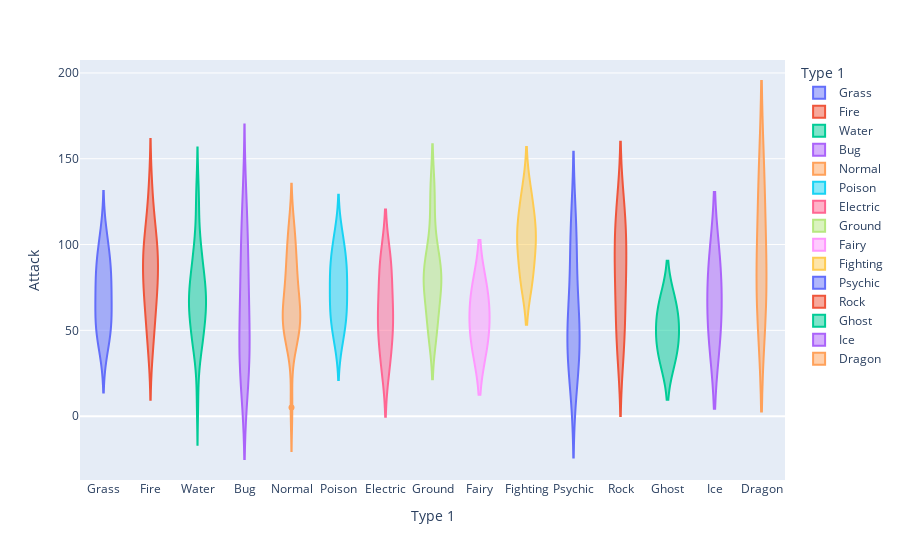

The notebook cell this image was saved under:
### Code cell
#compare distribution attack  and pokemon's primary type
fig =px.violin(df, x ='Type 1', y ='Attack',color ='Type 1')
fig.show()

### Figure 1 — Plotly figure (JSON) as saved in the notebook; plotly's stock layout.template omitted (floating-point values rounded to 4 significant figures)
{"data": [{"alignmentgroup": "True", "box": {"visible": false}, "hovertemplate": "Type 1=%{x}<br>Attack=%{y}<extra></extra>", "legendgroup": "Grass", "marker": {"color": "#636efa"}, "name": "Grass", "offsetgroup": "Grass", "orientation": "v", "scalegroup": "True", "showlegend": true, "type": "violin", "x": ["Grass", "Grass", "Grass", "Grass", "Grass", "Grass", "Grass", "Grass", "Grass", "Grass", "Grass", "Grass"], "x0": " ", "xaxis": "x", "y": [49, 62, 82, 50, 65, 80, 75, 90, 105, 40, 95, 55], "y0": " ", "yaxis": "y"}, {"alignmentgroup": "True", "box": {"visible": false}, "hovertemplate": "Type 1=%{x}<br>Attack=%{y}<extra></extra>", "legendgroup": "Fire", "marker": {"color": "#EF553B"}, "name": "Fire", "offsetgroup": "Fire", "orientation": "v", "scalegroup": "True", "showlegend": true, "type": "violin", "x": ["Fire", "Fire", "Fire", "Fire", "Fire", "Fire", "Fire", "Fire", "Fire", "Fire", "Fire", "Fire"], "x0": " ", "xaxis": "x", "y": [52, 64, 84, 41, 76, 70, 110, 85, 100, 95, 130, 100], "y0": " ", "yaxis": "y"}, {"alignmentgroup": "True", "box": {"visible": false}, "hovertemplate": "Type 1=%{x}<br>Attack=%{y}<extra></extra>", "legendgroup": "Water", "marker": {"color": "#00cc96"}, "name": "Water", "offsetgroup": "Water", "orientation": "v", "scalegroup": "True", "showlegend": true, "type": "violin", "x": ["Water", "Water", "Water", "Water", "Water", "Water", "Water", "Water", "Water", "Water", "Water", "Water", "Water", "Water", "Water", "Water", "Water", "Water", "Water", "Water", "Water", "Water", "Water", "Water", "Water", "Water", "Water", "Water"], "x0": " ", "xaxis": "x", "y": [48, 63, 83, 52, 82, 50, 65, 95, 40, 70, 65, 75, 45, 70, 65, 95, 105, 130, 40, 65, 67, 92, 45, 75, 10, 125, 85, 65], "y0": " ", "yaxis": "y"}, {"alignmentgroup": "True", "box": {"visible": false}, "hovertemplate": "Type 1=%{x}<br>Attack=%{y}<extra></extra>", "legendgroup": "Bug", "marker": {"color": "#ab63fa"}, "name": "Bug", "offsetgroup": "Bug", "orientation": "v", "scalegroup": "True", "showlegend": true, "type": "violin", "x": ["Bug", "Bug", "Bug", "Bug", "Bug", "Bug", "Bug", "Bug", "Bug", "Bug", "Bug", "Bug"], "x0": " ", "xaxis": "x", "y": [30, 20, 45, 35, 25, 90, 70, 95, 55, 65, 110, 125], "y0": " ", "yaxis": "y"}, {"alignmentgroup": "True", "box": {"visible": false}, "hovertemplate": "Type 1=%{x}<br>Attack=%{y}<extra></extra>", "legendgroup": "Normal", "marker": {"color": "#FFA15A"}, "name": "Normal", "offsetgroup": "Normal", "orientation": "v", "scalegroup": "True", "showlegend": true, "type": "violin", "x": ["Normal", "Normal", "Normal", "Normal", "Normal", "Normal", "Normal", "Normal", "Normal", "Normal", "Normal", "Normal", "Normal", "Normal", "Normal", "Normal", "Normal", "Normal", "Normal", "Normal", "Normal", "Normal"], "x0": " ", "xaxis": "x", "y": [45, 60, 80, 56, 81, 60, 90, 45, 70, 45, 70, 65, 85, 110, 55, 5, 95, 100, 48, 55, 60, 110], "y0": " ", "yaxis": "y"}, {"alignmentgroup": "True", "box": {"visible": false}, "hovertemplate": "Type 1=%{x}<br>Attack=%{y}<extra></extra>", "legendgroup": "Poison", "marker": {"color": "#19d3f3"}, "name": "Poison", "offsetgroup": "Poison", "orientation": "v", "scalegroup": "True", "showlegend": true, "type": "violin", "x": ["Poison", "Poison", "Poison", "Poison", "Poison", "Poison", "Poison", "Poison", "Poison", "Poison", "Poison", "Poison", "Poison", "Poison"], "x0": " ", "xaxis": "x", "y": [60, 85, 47, 62, 92, 57, 72, 102, 45, 80, 80, 105, 65, 90], "y0": " ", "yaxis": "y"}, {"alignmentgroup": "True", "box": {"visible": false}, "hovertemplate": "Type 1=%{x}<br>Attack=%{y}<extra></extra>", "legendgroup": "Electric", "marker": {"color": "#FF6692"}, "name": "Electric", "offsetgroup": "Electric", "orientation": "v", "scalegroup": "True", "showlegend": true, "type": "violin", "x": ["Electric", "Electric", "Electric", "Electric", "Electric", "Electric", "Electric", "Electric", "Electric"], "x0": " ", "xaxis": "x", "y": [55, 90, 35, 60, 30, 50, 83, 65, 90], "y0": " ", "yaxis": "y"}, {"alignmentgroup": "True", "box": {"visible": false}, "hovertemplate": "Type 1=%{x}<br>Attack=%{y}<extra></extra>", "legendgroup": "Ground", "marker": {"color": "#B6E880"}, "name": "Ground", "offsetgroup": "Ground", "orientation": "v", "scalegroup": "True", "showlegend": true, "type": "violin", "x": ["Ground", "Ground", "Ground", "Ground", "Ground", "Ground", "Ground", "Ground"], "x0": " ", "xaxis": "x", "y": [75, 100, 55, 80, 50, 80, 85, 130], "y0": " ", "yaxis": "y"}, {"alignmentgroup": "True", "box": {"visible": false}, "hovertemplate": "Type 1=%{x}<br>Attack=%{y}<extra></extra>", "legendgroup": "Fairy", "marker": {"color": "#FF97FF"}, "name": "Fairy", "offsetgroup": "Fairy", "orientation": "v", "scalegroup": "True", "showlegend": true, "type": "violin", "x": ["Fairy", "Fairy"], "x0": " ", "xaxis": "x", "y": [45, 70], "y0": " ", "yaxis": "y"}, {"alignmentgroup": "True", "box": {"visible": false}, "hovertemplate": "Type 1=%{x}<br>Attack=%{y}<extra></extra>", "legendgroup": "Fighting", "marker": {"color": "#FECB52"}, "name": "Fighting", "offsetgroup": "Fighting", "orientation": "v", "scalegroup": "True", "showlegend": true, "type": "violin", "x": ["Fighting", "Fighting", "Fighting", "Fighting", "Fighting", "Fighting", "Fighting"], "x0": " ", "xaxis": "x", "y": [80, 105, 80, 100, 130, 120, 105], "y0": " ", "yaxis": "y"}, {"alignmentgroup": "True", "box": {"visible": false}, "hovertemplate": "Type 1=%{x}<br>Attack=%{y}<extra></extra>", "legendgroup": "Psychic", "marker": {"color": "#636efa"}, "name": "Psychic", "offsetgroup": "Psychic", "orientation": "v", "scalegroup": "True", "showlegend": true, "type": "violin", "x": ["Psychic", "Psychic", "Psychic", "Psychic", "Psychic", "Psychic", "Psychic", "Psychic"], "x0": " ", "xaxis": "x", "y": [20, 35, 50, 48, 73, 45, 110, 100], "y0": " ", "yaxis": "y"}, {"alignmentgroup": "True", "box": {"visible": false}, "hovertemplate": "Type 1=%{x}<br>Attack=%{y}<extra></extra>", "legendgroup": "Rock", "marker": {"color": "#EF553B"}, "name": "Rock", "offsetgroup": "Rock", "orientation": "v", "scalegroup": "True", "showlegend": true, "type": "violin", "x": ["Rock", "Rock", "Rock", "Rock", "Rock", "Rock", "Rock", "Rock", "Rock"], "x0": " ", "xaxis": "x", "y": [80, 95, 120, 45, 40, 60, 80, 115, 105], "y0": " ", "yaxis": "y"}, {"alignmentgroup": "True", "box": {"visible": false}, "hovertemplate": "Type 1=%{x}<br>Attack=%{y}<extra></extra>", "legendgroup": "Ghost", "marker": {"color": "#00cc96"}, "name": "Ghost", "offsetgroup": "Ghost", "orientation": "v", "scalegroup": "True", "showlegend": true, "type": "violin", "x": ["Ghost", "Ghost", "Ghost"], "x0": " ", "xaxis": "x", "y": [35, 50, 65], "y0": " ", "yaxis": "y"}, {"alignmentgroup": "True", "box": {"visible": false}, "hovertemplate": "Type 1=%{x}<br>Attack=%{y}<extra></extra>", "legendgroup": "Ice", "marker": {"color": "#ab63fa"}, "name": "Ice", "offsetgroup": "Ice", "orientation": "v", "scalegroup": "True", "showlegend": true, "type": "violin", "x": ["Ice", "Ice"], "x0": " ", "xaxis": "x", "y": [50, 85], "y0": " ", "yaxis": "y"}, {"alignmentgroup": "True", "box": {"visible": false}, "hovertemplate": "Type 1=%{x}<br>Attack=%{y}<extra></extra>", "legendgroup": "Dragon", "marker": {"color": "#FFA15A"}, "name": "Dragon", "offsetgroup": "Dragon", "orientation": "v", "scalegroup": "True", "showlegend": true, "type": "violin", "x": ["Dragon", "Dragon", "Dragon"], "x0": " ", "xaxis": "x", "y": [64, 84, 134], "y0": " ", "yaxis": "y"}], "layout": {"legend": {"title": {"text": "Type 1"}, "tracegroupgap": 0}, "margin": {"t": 60}, "violinmode": "overlay", "xaxis": {"anchor": "y", "categoryarray": ["Grass", "Fire", "Water", "Bug", "Normal", "Poison", "Electric", "Ground", "Fairy", "Fighting", "Psychic", "Rock", "Ghost", "Ice", "Dragon"], "categoryorder": "array", "domain": [0, 1], "title": {"text": "Type 1"}}, "yaxis": {"anchor": "x", "domain": [0, 1], "title": {"text": "Attack"}}}}
